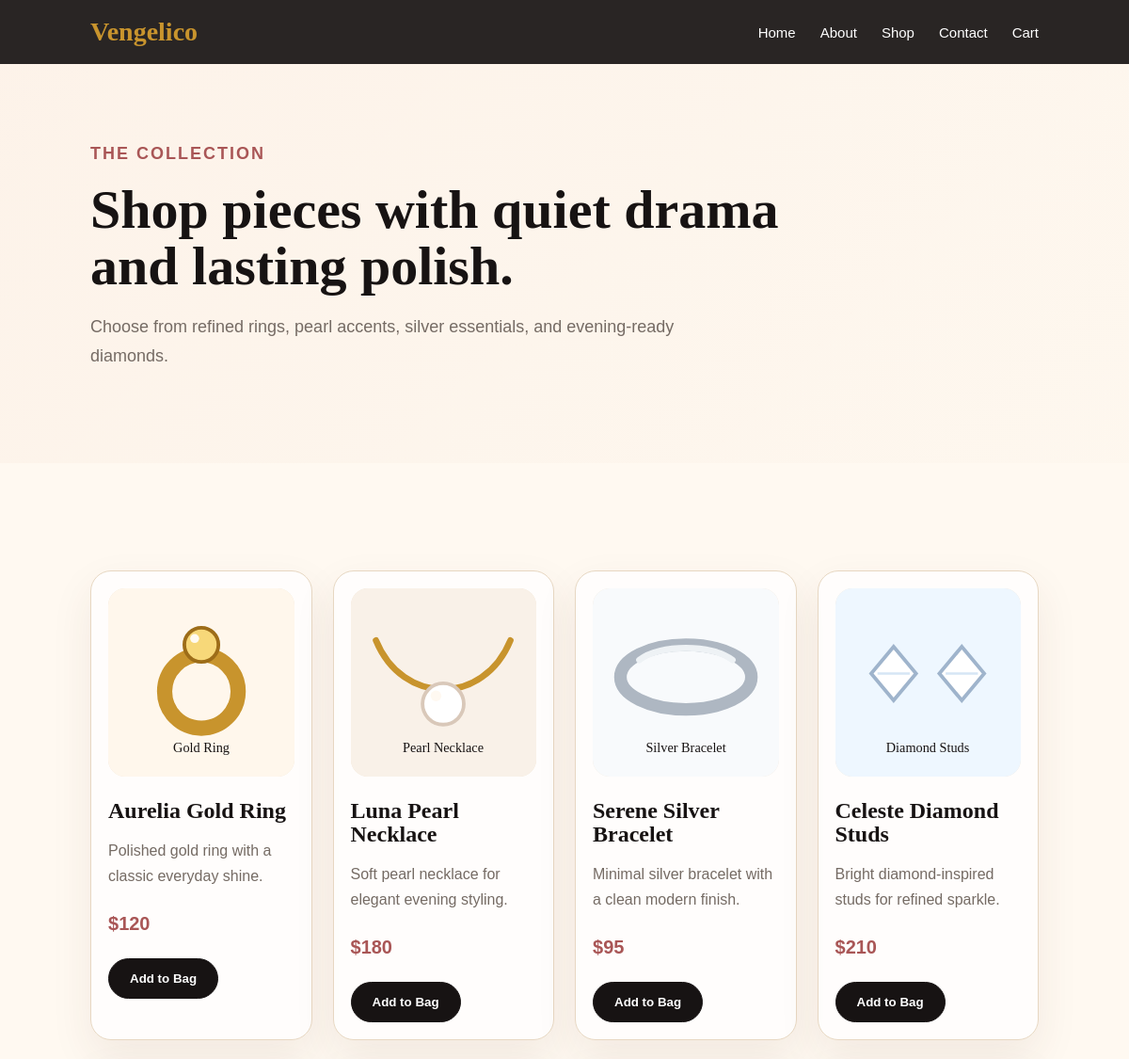
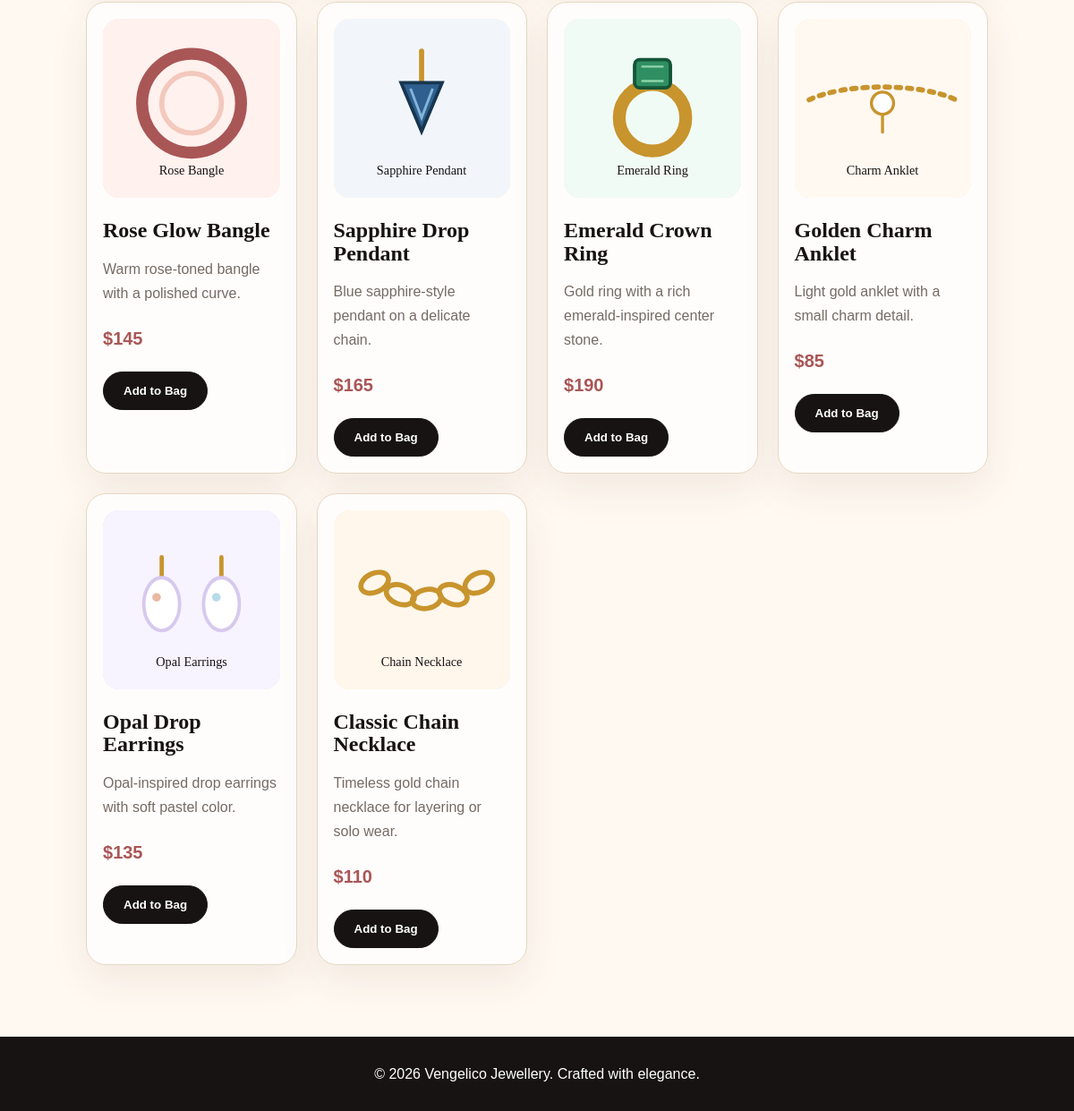
The app's page /shop/ with its own data (2 pictures, top to bottom).
### pages/models.py (models this page shows)
class products(models.Model):
    name=models.CharField(max_length=50)
    price=models.IntegerField()
    image=models.ImageField(upload_to='products/')
    desc=models.TextField()

### pages/views.py (the view)
# urls.py: path('shop/', views.shop, name="shop"),
def shop(request):
    product=products.objects.all()
    return render(request, "shop.html", {'products':product})

### templates/shop.html (shortened to what this page needs)
{% extends 'base.html' %}
{% block content %}
<section class="page-hero reveal">
    <p class="eyebrow">The collection</p>
    <h1>Shop pieces with quiet drama and lasting polish.</h1>
    <p>Choose from refined rings, pearl accents, silver essentials, and evening-ready diamonds.</p>
</section>
<section class="section reveal">
    <div class="products large">
        {% for p in products %}
        <article class="product">
            <img src="{{ p.image.url }}" alt="{{ p.name }}">
            <h3>{{p.name}}</h3>
            <p>{{p.desc}}</p>
            <p class="price">${{p.price}}</p>
            <form action="{% url 'add_to_cart' p.id %}" method="post">
                <button type="submit">Add to Bag</button>
            </form>
        </article>
        {% endfor %}
    </div>
</section>
{% endblock %}

### templates/base.html (shortened to what this page needs)
{% load static %}
<!DOCTYPE html>
<html lang="en">
<head>
    <link rel="stylesheet" href="{% static 'css/style.css' %}">
</head>
<body>
    <nav class="navbar">
        <a href="{% url 'home' %}" class="logo">Vengelico</a>
        <div class="nav-links">
            <a href="{% url 'home' %}">Home</a>
            <a href="{% url 'about' %}">About</a>
            <a href="{% url 'shop' %}">Shop</a>
            <a href="{% url 'contact' %}">Contact</a>
            <a href="{% url 'cart' %}">Cart</a>
        </div>
    </nav>
    <main>
        {% block content %}{% endblock %}
    </main>
    <footer>
        <p>&copy; 2026 Vengelico Jewellery. Crafted with elegance.</p>
    </footer>
</body>
</html>

### static/css/style.css (style rules this page uses)
:root { --ink: #171313; --muted: #756b64; --paper: #fff9f1; --soft: #f3e7d7; --gold: #c8942d; --rose: #a95656; --line: #e7d7c2; --white: #ffffff; }
* { box-sizing: border-box; }
body { margin: 0; font-family: Arial, sans-serif; color: var(--ink); background: var(--paper); }
a { color: inherit; }
.navbar { position: sticky; top: 0; z-index: 10; display: flex; justify-content: space-between; align-items: center; padding: 18px 8%; background: rgba(23, 19, 19, 0.92); backdrop-filter: blur(14px); color: var(--white); }
.logo { color: var(--gold); font-family: Georgia, serif; font-size: 28px; font-weight: bold; text-decoration: none; }
.nav-links { display: flex; gap: 26px; align-items: center; }
.nav-links a { position: relative; color: var(--white); text-decoration: none; font-size: 15px; }
.nav-links a::after { position: absolute; left: 0; bottom: -7px; width: 0; height: 2px; content: ""; background: var(--gold); transition: width 0.25s ease; }
.eyebrow { margin: 0 0 14px; color: var(--rose); font-size: 13px; font-weight: bold; letter-spacing: 2px; text-transform: uppercase; }
h1, h2, h3 { font-family: Georgia, serif; line-height: 1.05; }
h1 { margin: 0; max-width: 760px; font-size: 72px; }
h3 { margin: 0 0 10px; font-size: 24px; }
p { color: var(--muted); line-height: 1.7; }
.button, button { display: inline-block; padding: 13px 22px; border: 1px solid var(--ink); border-radius: 999px; background: var(--ink); color: var(--white); font-weight: bold; text-decoration: none; cursor: pointer; transition: transform 0.25s ease, background 0.25s ease, color 0.25s ease; }
.section, .page-hero, .split-section, .contact-layout { padding: 80px 8%; }
.section { text-align: center; }
.page-hero { background: linear-gradient(rgba(255, 249, 241, 0.9), rgba(255, 249, 241, 0.9)), linear-gradient(135deg, #e9b8a1, #f3e7d7); }
.page-hero h1 { font-size: 58px; }
.page-hero p { max-width: 680px; font-size: 18px; }
.category-grid, .products, .values { display: grid; grid-template-columns: repeat(4, minmax(0, 1fr)); gap: 22px; margin-top: 34px; }
.category, .product, .values article, .story-card, .contact-info, .contact-form { border: 1px solid var(--line); border-radius: 22px; background: rgba(255, 255, 255, 0.78); box-shadow: 0 18px 45px rgba(87, 56, 34, 0.08); }
.product { padding: 18px; text-align: left; transition: transform 0.25s ease, box-shadow 0.25s ease; }
.product img { width: 100%; height: 200px; margin-bottom: 20px; border-radius: 18px; object-fit: cover; background: var(--soft); }
.products.large { grid-template-columns: repeat(4, minmax(0, 1fr)); }
.price { color: var(--rose); font-size: 20px; font-weight: bold; }
footer { padding: 28px 8%; text-align: center; background: var(--ink); }
footer p { margin: 0; color: var(--white); }
.reveal { opacity: 0; transform: translateY(26px); transition: opacity 0.7s ease, transform 0.7s ease; }
.reveal.visible { opacity: 1; transform: translateY(0); }

### records on screen
products: image (picture), name "Aurelia Gold Ring", desc "Polished gold ring with a classic everyday shine.", price "120"
products: image (picture), name "Luna Pearl Necklace", desc "Soft pearl necklace for elegant evening styling.", price "180"
products: image (picture), name "Serene Silver Bracelet", desc "Minimal silver bracelet with a clean modern finish.", price "95"
products: image (picture), name "Celeste Diamond Studs", desc "Bright diamond-inspired studs for refined sparkle.", price "210"
products: image (picture), name "Rose Glow Bangle", desc "Warm rose-toned bangle with a polished curve.", price "145"
products: image (picture), name "Sapphire Drop Pendant", desc "Blue sapphire-style pendant on a delicate chain.", price "165"
products: image (picture), name "Emerald Crown Ring", desc "Gold ring with a rich emerald-inspired center stone.", price "190"
products: image (picture), name "Golden Charm Anklet", desc "Light gold anklet with a small charm detail.", price "85"
products: image (picture), name "Opal Drop Earrings", desc "Opal-inspired drop earrings with soft pastel color.", price "135"
products: image (picture), name "Classic Chain Necklace", desc "Timeless gold chain necklace for layering or solo wear.", price "110"
